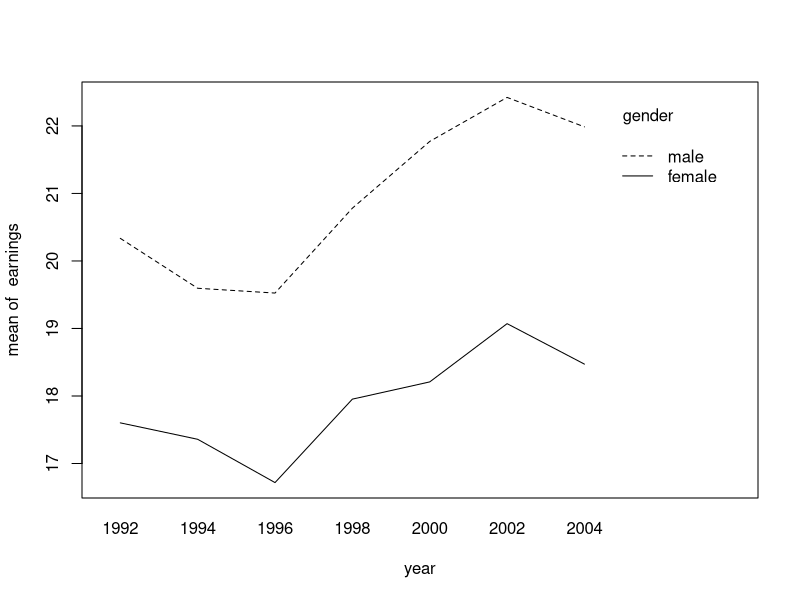
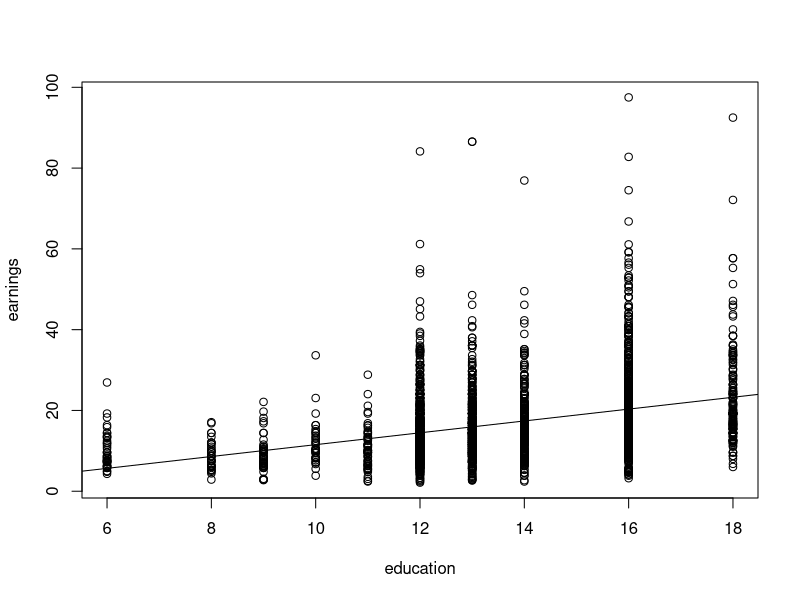

Source code (R) for these figures, in order:
library(AER)


### Name: CPSSW
### Title: Stock and Watson CPS Data Sets
### Aliases: CPSSW CPSSW9298 CPSSW9204 CPSSW04 CPSSW3 CPSSW8 CPSSWEducation
### Keywords: datasets

### ** Examples

data("CPSSW3")
with(CPSSW3, interaction.plot(year, gender, earnings))

## Stock and Watson, p. 165
data("CPSSWEducation")
plot(earnings ~ education, data = CPSSWEducation)
fm <- lm(earnings ~ education, data = CPSSWEducation)
coeftest(fm, vcov = sandwich)
abline(fm)
